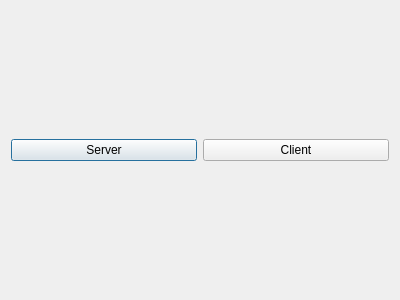
<?xml version="1.0" encoding="UTF-8"?>
<ui version="4.0">
 <class>welcome</class>
 <widget class="QDialog" name="welcome">
  <property name="geometry">
   <rect>
    <x>0</x>
    <y>0</y>
    <width>400</width>
    <height>300</height>
   </rect>
  </property>
  <property name="windowTitle">
   <string>Dialog</string>
  </property>
  <layout class="QHBoxLayout" name="horizontalLayout_2">
   <item>
    <layout class="QHBoxLayout" name="horizontalLayout">
     <item>
      <widget class="QPushButton" name="pushButton">
       <property name="text">
        <string>Server</string>
       </property>
      </widget>
     </item>
     <item>
      <widget class="QPushButton" name="pushButton_2">
       <property name="text">
        <string>Client</string>
       </property>
      </widget>
     </item>
    </layout>
   </item>
  </layout>
 </widget>
 <resources/>
 <connections/>
</ui>
